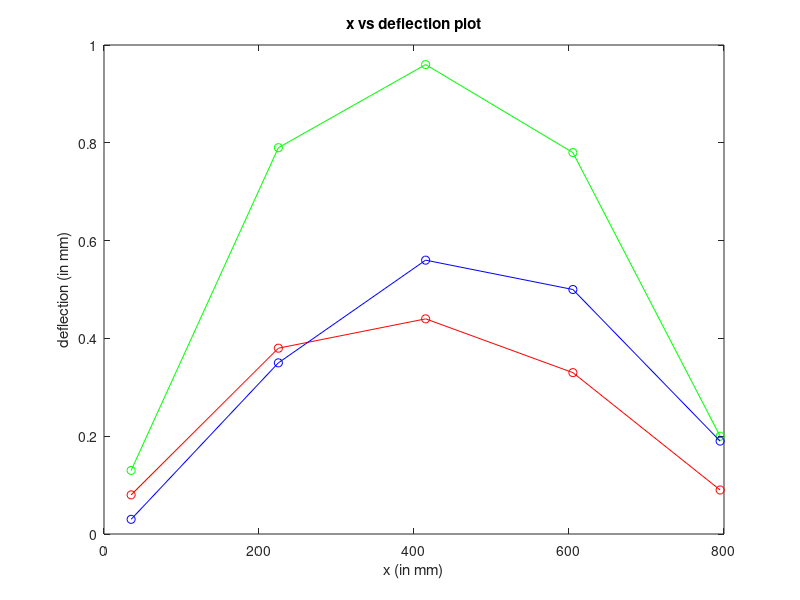

MATLAB code to generate this figure:
% data recorded by five Dial Gauges

DG = [
      -0.08,-0.13,-0.03;
      -0.38,-0.79,-0.35;
      -0.44,-0.96,-0.56;
      -0.33,-0.78,-0.50;
      -0.09,-0.20,-0.19;
      ];
DG_position = [35;225;415;605;795];

% data recorded by fifteen strain gauges
SG = [
    -6.2404842,-8.134273,-5.2581246;
    -17.132253,-24.3465482,-11.1861586;
    -27.88941,-40.56093755,-16.93612955;
    -39.9428823,-57.7849215,-23.6619249;
    -50.2287377,-74.2941824,-29.9108772;
    -45.9132942,-75.41916395,-36.1662525;
    -40.5957683,-75.7341069,-42.24140595;
    -35.4617,-76.97573335,-48.8528695;
    -31.3017337,-80.11006035,-56.3217372;
    -25.8556194,-80.37432,-61.62379185;
    -20.9079855,-66.19042,-52.1282333;
    -15.6737955,-48.6537329,-38.6457681;
    -10.4002196,-32.02986065,-25.6696015;
    -5.7131479,-16.2006845,-13.32244285;
    -1.9110928,-2.2529271,2.64988115;
    ];
SG_position = [26;85;145;205;265;325;385;445;505;565;625;685;745;805;865];
%% deflection data plot
plot(DG_position,-DG(:,1),'-or');
hold on;
plot(DG_position,-DG(:,2),'-og');
hold on;
plot(DG_position,-DG(:,3),'-ob');
hold on;
xlabel('x (in mm)');
ylabel('deflection (in mm)');
title('x vs deflection plot');


%% Theoretically calculated value of Strain

%{
x = [0:0.01:865];
y1 = [];% strain in case1
y2 = [];% strain in case2
y3 = [];% strain in case3

% Case I
for t=0:0.01:269.99
    y1=[y1;(16.052*10^-5)*t*10^-3];
end

for t=270:0.01:865
    y1=[y1;(6.301-7.281*t*10^-3)*10^-5];
end

% Case II
for t=0:0.01:269.99
    y2=[y2;(23.872*10^-5)*t*10^-3];
end

for t=270:0.01:574.99
    y2=[y2;(6.301+0.539*t*10^-3)*10^-5];
end

for t=575:0.01:865
    y2=[y2;19.718*(1-t/865)*10^-5];
end

% Case III
for t=0:0.01:574.99
    y3=[y3;7.820*10^-5*t*10^-3];
end

for t=575:0.01:865
    y3=[y3;13.416*(1-t/865)*10^-5];
end

%}
%{
plot(x,y1*10^6,'-r');
hold on;
plot(SG_position,abs(SG(:,1)),'-ok');
hold on;
title("x vs |Strain|      [Case I]");
xlabel("x (in mm)");
ylabel("|Strain| (in 10^{-6} mm/mm)");
%}
%{
plot(x,y2*10^6,'-r');
hold on;
plot(SG_position,abs(SG(:,2)),'-ok');
hold on;
title("x vs |Strain|      [Case II]");
xlabel("x (in mm)");
ylabel("|Strain| (in 10^{-6} mm/mm)");
%}

%{
plot(x,y3*10^6,'-r');
hold on;
plot(SG_position,abs(SG(:,3)),'-ok');
hold on;
title("x vs |Strain|      [Case III]");
xlabel("x (in mm)");
ylabel("|Strain| (in 10^{-6} mm/mm)");
%}

%{
plot(x,y1*10^6,'-r');
hold on;
plot(x,y2*10^6,'-b');
hold on;
plot(x,y3*10^6,'-g');
hold on;
xlabel("x (in mm)");
ylabel("Strain (in 10^{-6} mm/mm)");
title("x vs |\epsilon_x(x)| --- Theoretical value");
%}

%% Theoretically calculated values of Moment
%{
m1=[];
m2=[];
m3=[];

% Case I
for t=0:0.01:269.99
    m1=[m1;6.742*t*10^-3];
end

for t=270:0.01:865
    m1=[m1;(2.646-3.058*t*10^-3)];
end

% Case II
for t=0:0.01:269.99
    m2=[m2;10.025*t*10^-3];
end

for t=270:0.01:574.99
    m2=[m2;(2.646+0.225*t*10^-3)];
end

for t=575:0.01:865
    m2=[m2;8.281*(1-1.156*t*10^-3)];
end

% Case III
for t=0:0.01:574.99
    m3=[m3;3.283*t*10^-3];
end

for t=575:0.01:865
    m3=[m3;5.635*(1-1.156*t*10^-3)];
end

plot(x,m1);
hold on;
plot(x,m2);
hold on;
plot(x,m3);
hold on;
title("x vs M(x)");
xlabel('x (in mm)');
ylabel('Moment(X) (in N.m)');
%}